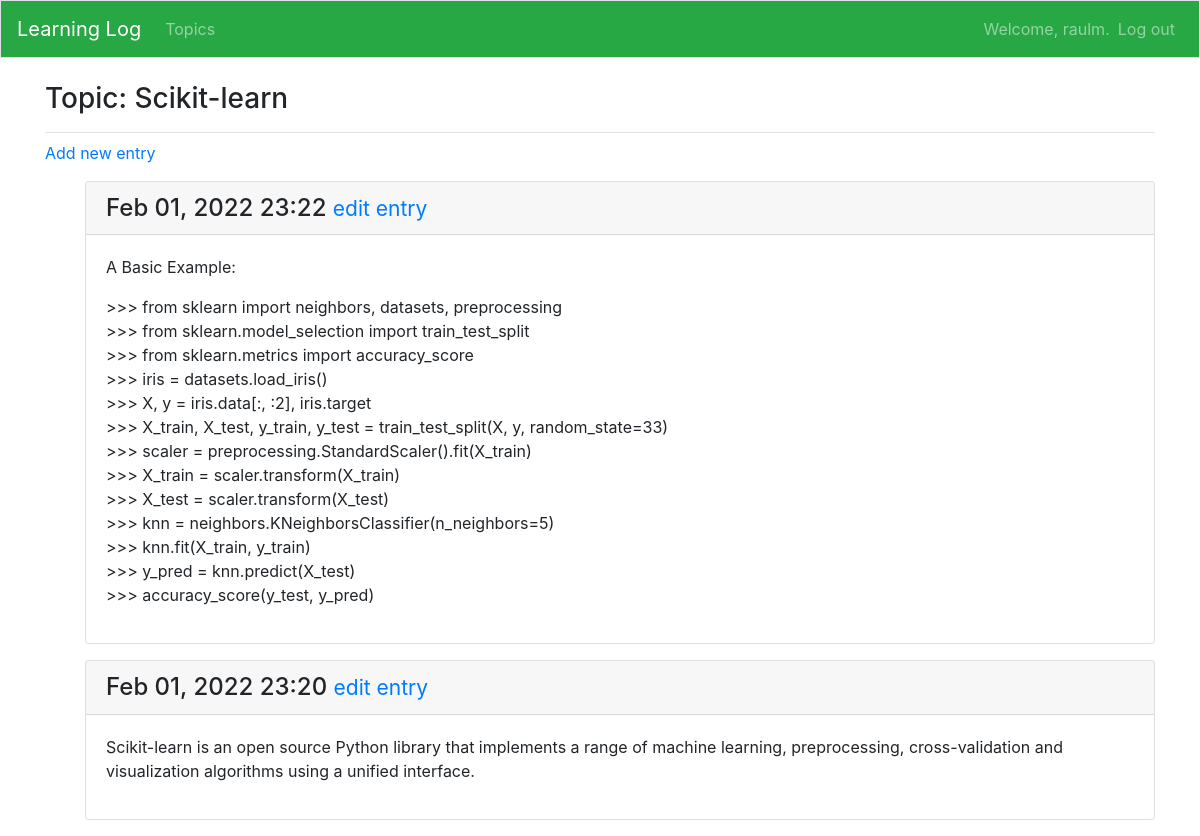
The page /topics/2/ (signed in) on the database its author committed.
### learning_logs/models.py (models this page shows, shortened)
class Topic(models.Model):
    text = models.CharField(max_length=100)
    date_added = models.DateTimeField(auto_now_add=True)
    owner = models.ForeignKey(User, on_delete=models.CASCADE)
    def __str__(self):
        return self.text

class Entry(models.Model):
    topic = models.ForeignKey(Topic, on_delete=models.CASCADE)
    text = models.TextField()
    date_added = models.DateTimeField(auto_now_add=True)
    class Meta:
        verbose_name_plural = 'entries'

### learning_logs/views.py (the view)
# urls.py: path('topics/<int:topic_id>/', views.topic, name='topic'),
@login_required
def topic(request, topic_id):
    topic = Topic.objects.get(id=topic_id)
    if topic.owner != request.user:
        raise Http404
    entries = topic.entry_set.order_by('-date_added')
    context ={'topic':topic, 'entries':entries}
    return render(request, 'learning_logs/topic.html', context)

### learning_logs/templates/learning_logs/topic.html
{% extends "learning_logs/base.html" %}
{% block page_header %}
<h3>Topic: {{ topic }}</h3>
{% endblock page_header %}
{% block content %}
<p>
    <a href="{% url 'learning_logs:new_entry' topic.id %}">Add new entry</a>
</p>
<ul>
{% for entry in entries %}
    <div class="card mb-3">
        <h4 class="card-header">
            {{ entry.date_added|date:'M d, Y H:i' }}
            <small>
                <a href="{% url 'learning_logs:edit_entry' entry.id %}"> edit entry</a>
            </small>
        </h4>
        <div class="card-body">{{ entry.text|linebreaks }}</div>
    </div>
    {% empty %}
    <li>No enties for this topic yet.</li>
    {% endfor %}
</ul>
{% endblock content %}

### learning_logs/templates/learning_logs/base.html (shortened to what this page needs)
{% load bootstrap4 %}
{% load static %}
<!doctype html>
<html lang="en">
    <head>
        {% bootstrap_css %}
    </head>
    <body>
        <nav class="navbar navbar-expand-md navbar-dark bg-success mb-4 border">
            <a class="navbar-brand" href="{% url 'learning_logs:index' %}">
                Learning Log</a>
            <div class="collapse navbar-collapse" id="navbarCollapse">
                <ul class="navbar-nav mr-auto">
                    <li class="nav-item">
                        <a class="nav-link" href="{% url 'learning_logs:topics' %}">
                            Topics</a>
                    </li>
                </ul>
                <ul class="navbar-nav ml-auto">
                    {% if user.is_authenticated %}
                    <li class="nav-item">
                        <span class="navbar-text">Welcome, {{ user.username }}.</span>
                    </li>
                    <li class="nav-item">
                        <a class="nav-link" href="{% url 'users:logout' %}">Log out</a>
                    </li>
                    {% endif %}
                </ul>
            </div>
        </nav>
        <main role="main" class="container">
            <div class="pb-2 mb-2 border-bottom">
                {% block page_header %}{% endblock page_header %}
            </div>
            <div>
                {% block content %}{% endblock content %}
            </div>
        </main>
    </body>
</html>

### rows shown on the page
Topic: text "Scikit-learn"
Entry: date_added "Feb 01, 2022 23:22", text "A Basic Example: >>> from sklearn import neighbors, datasets, preprocessing >>> from sklearn.model_selection import train_test_split >>> from sklearn.metrics import accuracy_score >>> iris = datasets.load_iris() >>> X, y = iris.data[:, :2], iris.target >>> X_train, X_test, y_train, y_test = train_test_split(X, y, random_state=33) >>> scaler = preprocessing.StandardScaler().fit(X_train) >>> X_train = scaler.transform(X_train) >>> X_test = scaler.transform(X_test) >>> knn = neighbors.KNeighborsClassifier(n_neighbors=5) >>> knn.fit(X_train, y_train) >>> y_pred = knn.predict(X_test) >>> accuracy_score(y_test, y_pred)"
Entry: date_added "Feb 01, 2022 23:20", text "Scikit-learn is an open source Python library that implements a range of machine learning, preprocessing, cross-validation and visualization algorithms using a unified interface."

### other values the page prints
{{ user.username }} "raulm"
